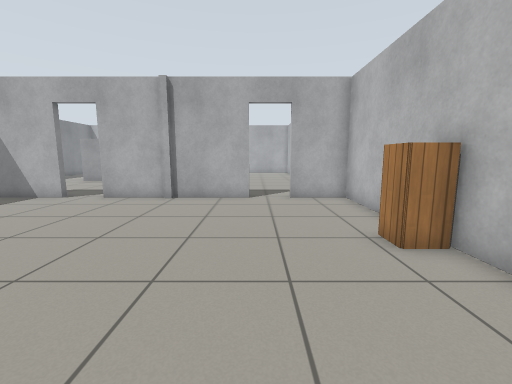
View 1 (above)

16 first-person views from a walk through a world built for the Gazebo simulator. The camera is 0.9 m above the floor, tilts 8° down and sees 90° across. The floor is counted in squares, 0.5 m on a side. Each view is taken from the middle of a square. On the plan, view 1 faces up. The plan holds only what a view shows up to about 15 squares ahead; the rest is blank. Gazebo's built-in surfaces are drawn with simple patterns.

View 2
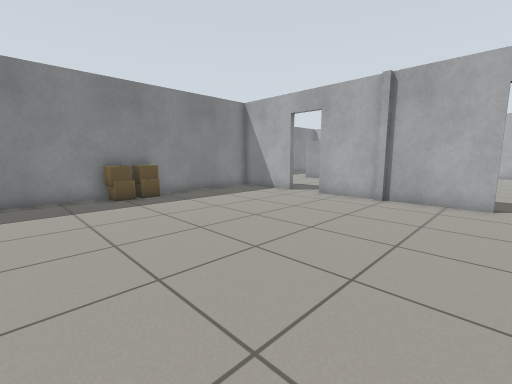

View 3
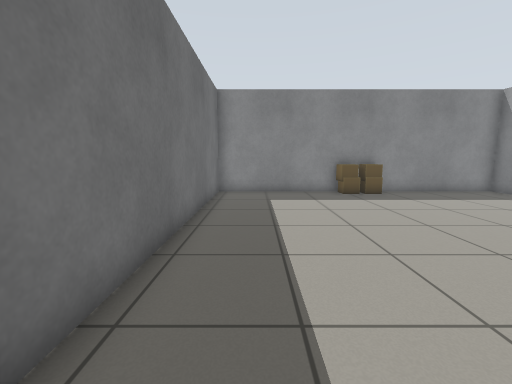

View 4
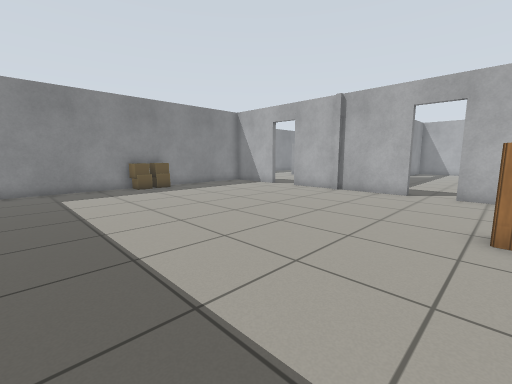

View 5
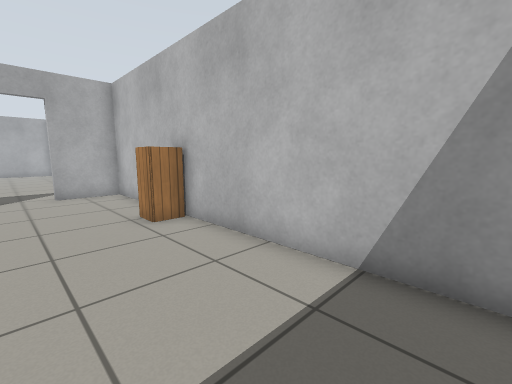

View 6
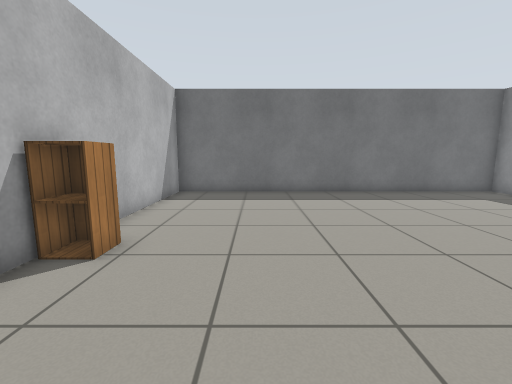

View 7
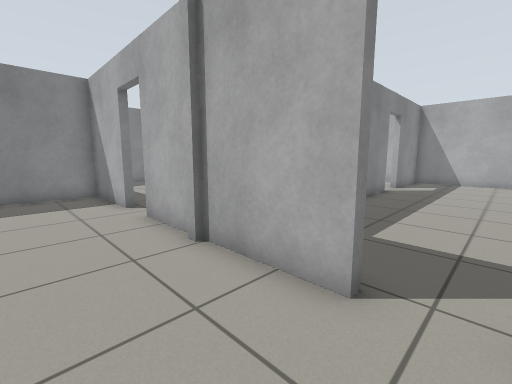

View 8
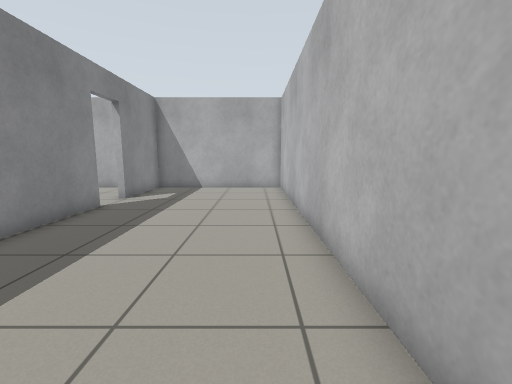

View 9
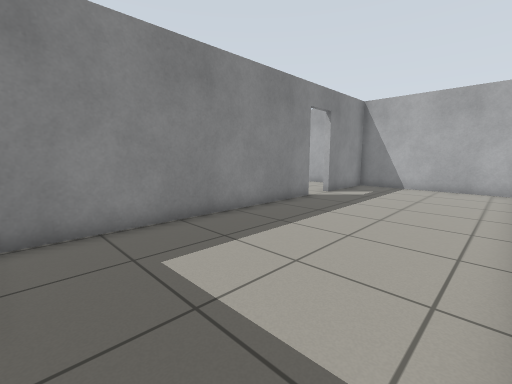

View 10
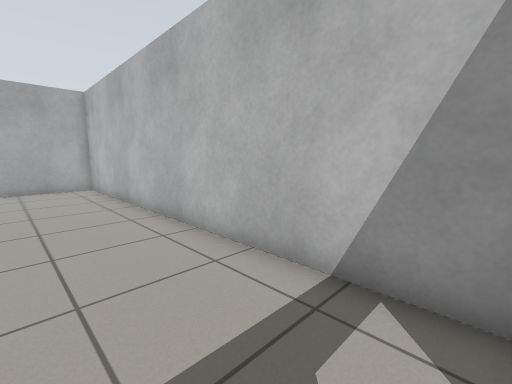

View 11
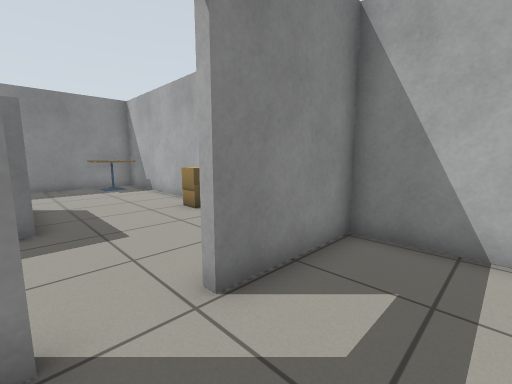

View 12
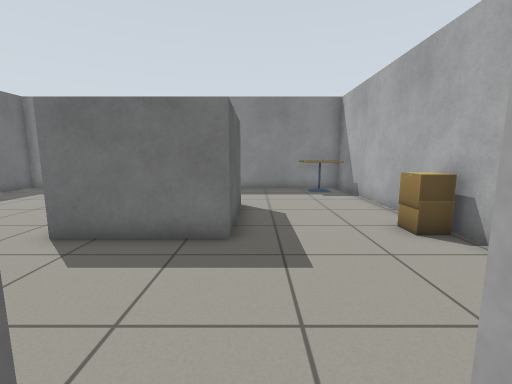

View 13
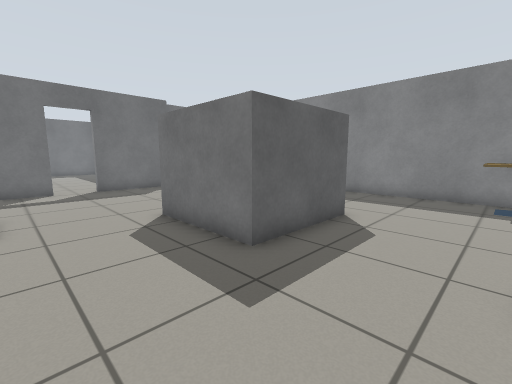

View 14
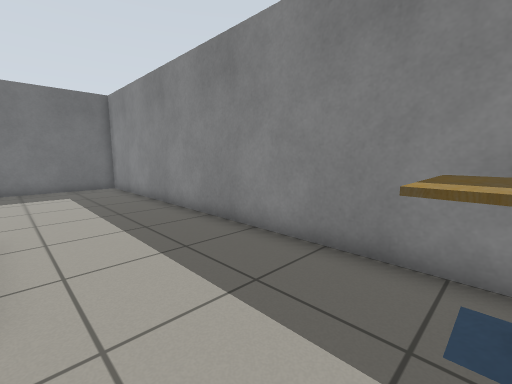

View 15
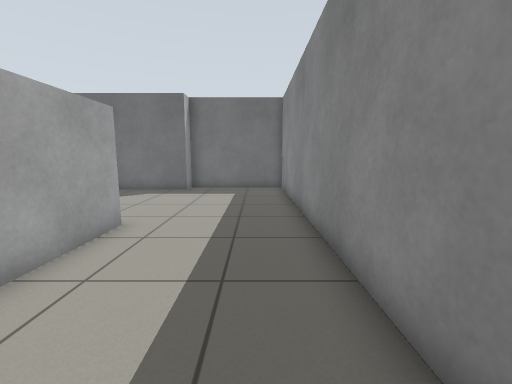

View 16
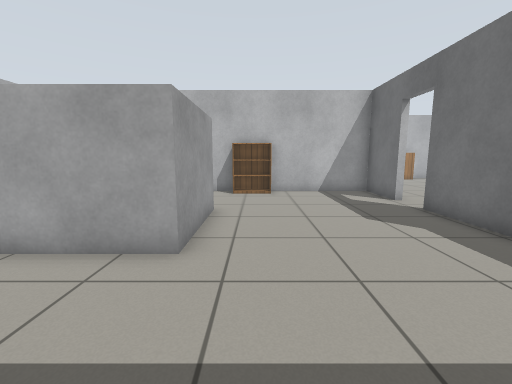

### Floor plan
Points are (right, up) in squares from view 1. A wall is a line through its corners. A room is listed if a view was taken in it or the views show most of it. See-through windows are left out.
Room 1 (views 1, 2, 3, 4, 5, 6, 7)
walls: (-3.5, 10.8) (-4, 10.8); (-3.9, 11) (-6.6, 11); (-0.3, 11) (-3.6, 11); (-8.4, 11) (-12, 11) (-12, -2.9) (3.9, -2.9) (3.9, 11) (1.5, 11)
ways out: open door at (0.5, 11) to room 2; open door at (-7.5, 11) to room 3
objects: cardboard box (-12, 5); cardboard box (-11, 3); cardboard box (-11, 4); cardboard box (-11, 5); cabinet (3, 5)
Room 2 (views 8, 9, 10, 11, 12)
walls: (-3.9, 16.5) (-3.9, 17.5); (-3.6, 22.1) (-3.6, 11.9); (3.4, 11.9) (3.4, 27.7) (-3.6, 27.7) (-3.6, 23.9)
ways out: open door at (0.5, 11) to room 1; open door at (-4, 22.5) to room 3
Room 3 (views 13, 14, 15, 16)
walls: (-3.9, 17.5) (-3.9, 19.2); (-6.6, 11.3) (-3.9, 11.3) (-3.9, 16.5); (-5.9, 27.7) (-17.5, 27.7) (-17.5, 10.3) (-12.3, 10.3) (-12.3, 11.3) (-8.4, 11.3)
ways out: open door at (-7.5, 11) to room 1; open door at (-4, 22.5) to room 2
objects: cafe table (-17, 26) to (-16, 27); other object (-12, 19) to (-9, 22); cardboard box (-9, 27); bookshelf (-5, 17) to (-4, 18)

Where each view was taken, in squares from view 1:
view 1: 0 up, 0 right, facing up
view 2: 0 up, 0 right, facing up-left
view 3: 1 down, 1 right, facing left
view 4: 2 down, 3 right, facing up-left
view 5: 2 down, 0 right, facing up-right
view 6: 10 up, 0 right, facing down
view 7: 8 up, 1 right, facing up-left
view 8: 13 up, 2 right, facing up
view 9: 12 up, 3 right, facing up-left
view 10: 12 up, 0 right, facing up-right
view 11: 22 up, 1 left, facing up-left
view 12: 23 up, 3 left, facing left
view 13: 26 up, 5 left, facing down-left
view 14: 26 up, 13 left, facing down-left
view 15: 25 up, 16 left, facing down
view 16: 17 up, 17 left, facing right
